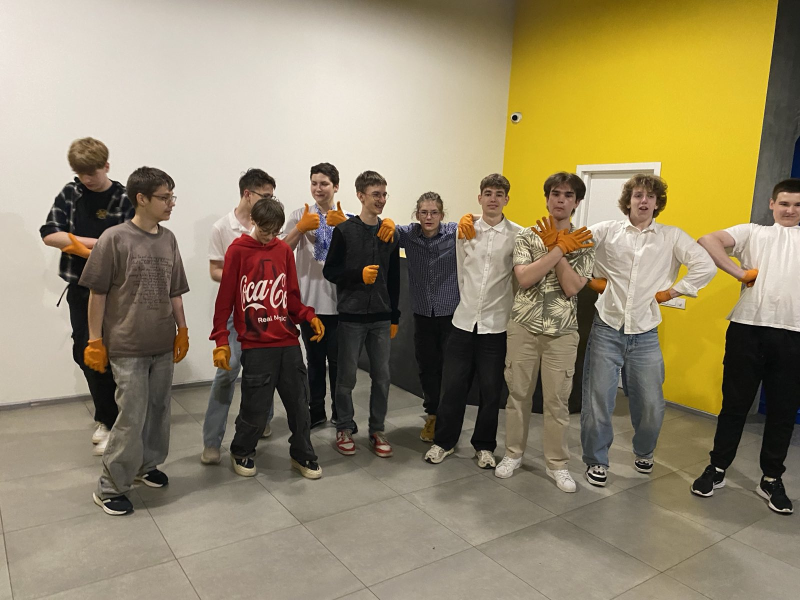
#> input picture images/img3.1.jpg, 1600 x 1200 px (shown at 1/2 size)
$ python HW_lesson_4.py
#> lines starting #> are read from the running program, lines starting #| are printed output that depends on the picture; after the words box and inside, x2 and y2 are one past the last pixel; in counts of white or black regions, pixels touching at a corner belong together
import cv2
import numpy as np


img = cv2.imread('images/img3.1.jpg')
#> img is the input picture: shape (1200, 1600, 3); mean B, G, R 107.3, 136.7, 149.3
scale = 2
img = cv2.resize(img, (int(img.shape[1] // scale), int(img.shape[0] // scale)))
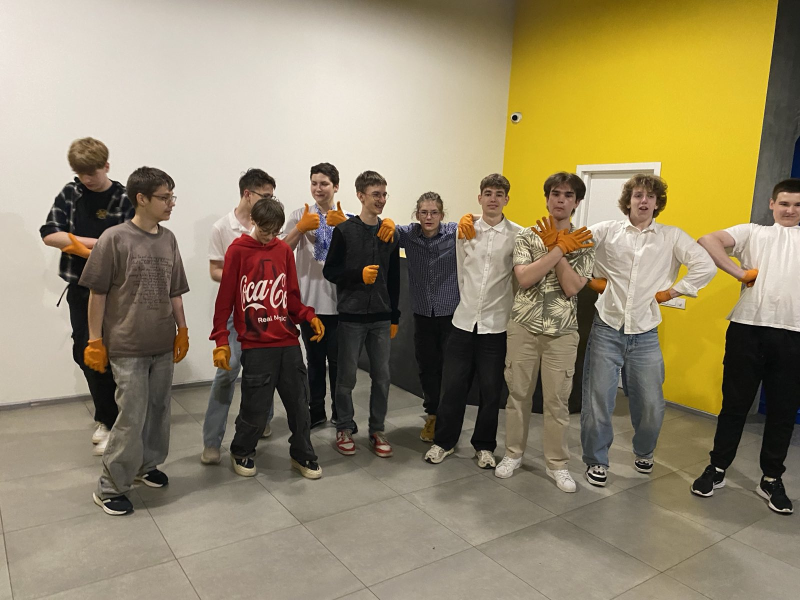
#> img: shape (600, 800, 3); mean B, G, R 107.4, 136.8, 149.4
print(img.shape)
#| (600, 800, 3)

img_copy =  img.copy()
img_copy_color = img.copy()


img_copy = cv2.cvtColor(img_copy, cv2.COLOR_BGR2GRAY)
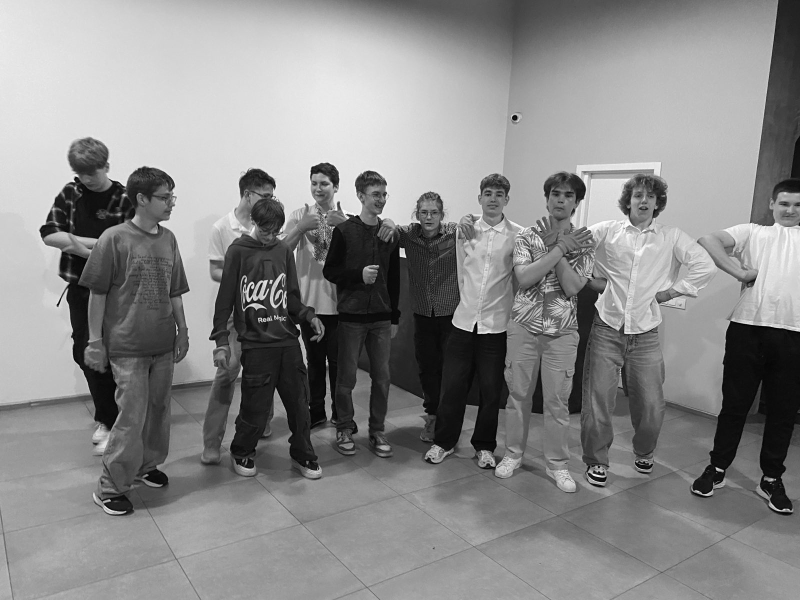
#> img_copy: shape (600, 800); min 1, max 254, mean 137.2
img_copy = cv2.GaussianBlur(img_copy, (5, 5), 2)

#підсилення контрасту
img_copy = cv2.equalizeHist(img_copy)
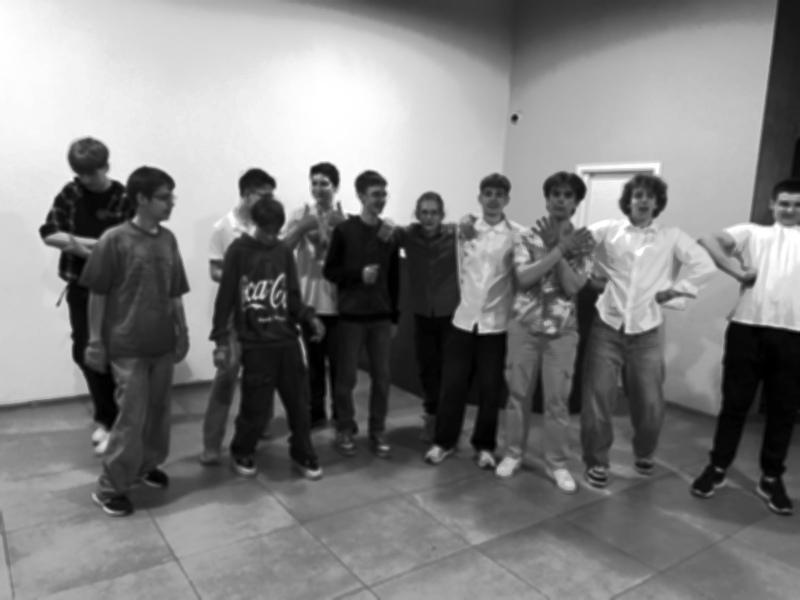
#> img_copy: shape (600, 800); min 0, max 255, mean 128.2
img_copy = cv2.Canny(img_copy, 170, 250)
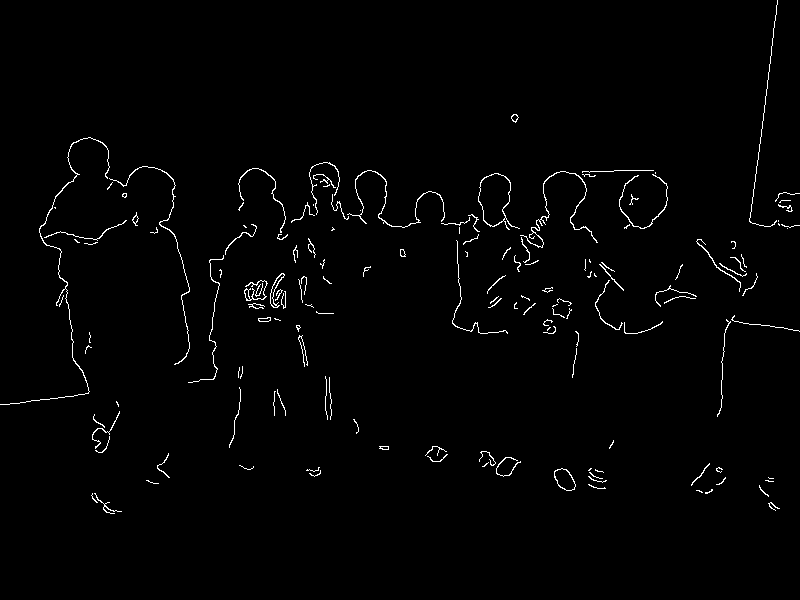
#> img_copy: shape (600, 800); 1.4% white in thin lines or dots, all inside (x1, y1, x2, y2) = (0, 0, 800, 514)

#крайній зовнішній контур
cont, hierarchy = cv2.findContours(img_copy, cv2.RETR_LIST , cv2.CHAIN_APPROX_SIMPLE)
#> cont = 163 contours, 134 with area under 20; largest, box (x1, y1, x2, y2) and area: (478, 173, 520, 230) 1266, (478, 173, 511, 227) 1222, (554, 468, 576, 491) 319, (554, 468, 576, 491) 299, (270, 273, 285, 308) 128

#малювання контурів прямоткунікиів та тексту

for cnt in cont:
    area = cv2.contourArea(cnt)
    if area > 30:
        x, y, w, h = cv2.boundingRect(cnt)
        cv2.drawContours(img_copy_color, [cnt], -1, (0, 255, 0), 2)
        cv2.rectangle(img_copy_color, (x, y), (x + w, y + h), (0, 255, 0), 2)
        text_y = y - 5 if y - 5 > 10 else y + 15
        text = f'x:{x}, y:{y}, s:{int(area)}'
        cv2.putText(img_copy_color, text, (x, text_y), cv2.FONT_HERSHEY_SIMPLEX, 0.5, (0, 0, 255), 2)
#> this loop made 163 passes
#> (area, x, y, w, h, text_y, text) on passes 16, 18, 57, 58, 75, 81, 86, 89, 113, 133, 148, 150: (299, 554, 468, 22, 23, 463, 'x:554, y:468, s:299'), (319, 554, 468, 22, 23, 463, 'x:554, y:468, s:319'), (33.5, 258, 317, 13, 5, 312, 'x:258, y:317, s:33'), (37.5, 258, 317, 13, 5, 312, 'x:258, y:317, s:37'), (34, 244, 289, 7, 12, 284, 'x:244, y:289, s:34'), (62, 244, 280, 24, 21, 275, 'x:244, y:280, s:62'), (103, 270, 273, 15, 35, 268, 'x:270, y:273, s:103'), (127.5, 270, 273, 15, 35, 268, 'x:270, y:273, s:127'), (35, 696, 239, 45, 53, 234, 'x:696, y:239, s:35'), (31.5, 132, 212, 7, 14, 207, 'x:132, y:212, s:31'), (52, 619, 174, 49, 55, 169, 'x:619, y:174, s:52'), (1221.5, 478, 173, 33, 54, 168, 'x:478, y:173, s:1221')
#> area on passes 24, 30, 35: 20.5, 23.5, 24.5
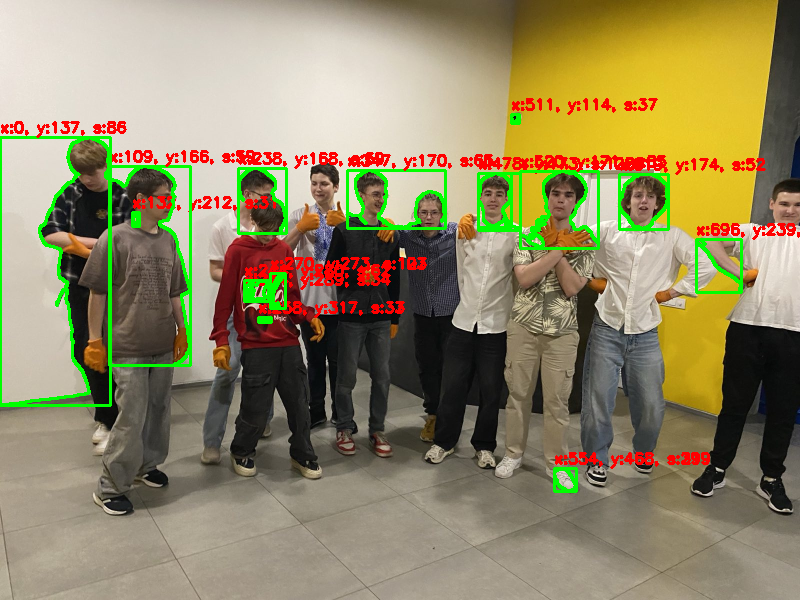
#> img_copy_color: shape (600, 800, 3); 5.71% of pixels changed, all inside (x1, y1, x2, y2) = (0, 98, 800, 493)


cv2.imshow('theblackone', img_copy_color)
# cv2.imshow('theblackone', img)
cv2.imshow('theblackone_copy', img_copy)
cv2.waitKey(0)
cv2.destroyAllWindows()

$ run again, with images/1.jpg copied over images/img3.1.jpg
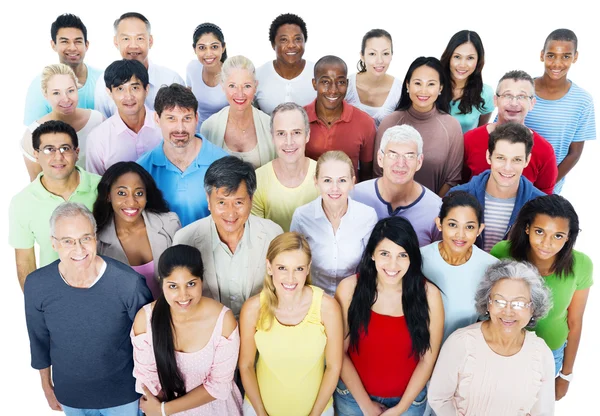
#> input picture images/1.jpg, 600 x 416 px
#> img is the input picture: shape (416, 600, 3); mean B, G, R 163.7, 168.1, 181
#> img: shape (208, 300, 3)
#| (208, 300, 3)
#> `img_copy = cv2.Canny(img_copy, 170, 250)`:
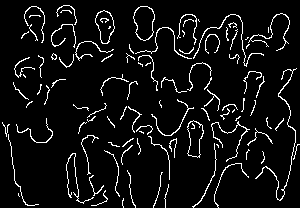
#> img_copy: shape (208, 300); 6.7% white in thin lines or dots
#> cont = 106 contours, 92 with area under 20; largest, box (x1, y1, x2, y2) and area: (133, 6, 155, 41) 546, (133, 6, 155, 41) 523, (95, 10, 115, 44) 419, (187, 120, 204, 158) 403, (95, 10, 115, 44) 402
#> the loop `for cnt in cont:` made 106 passes
#> (area, x, y, w, h, text_y, text) on passes 31, 32, 50, 64, 97, 100, 101, 103: (390.5, 187, 120, 17, 38, 115, 'x:187, y:120, s:390'), (403, 187, 120, 17, 38, 115, 'x:187, y:120, s:403'), (30.5, 151, 99, 43, 37, 94, 'x:151, y:99, s:30'), (55, 255, 68, 42, 133, 63, 'x:255, y:68, s:55'), (30.5, 193, 14, 71, 53, 29, 'x:193, y:14, s:30'), (402, 95, 10, 20, 34, 25, 'x:95, y:10, s:402'), (419, 95, 10, 20, 34, 25, 'x:95, y:10, s:419'), (523, 133, 6, 22, 35, 21, 'x:133, y:6, s:523')
#> after the loop `for cnt in cont:`:
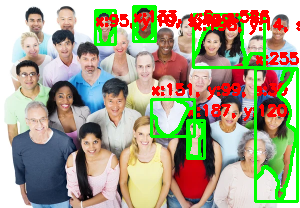
#> img_copy_color: shape (208, 300, 3); mean B, G, R 139.1, 163.8, 169.8

$ run again, with images/20220705_PeopleFirst_03-uai-1818x1023.jpg copied over images/img3.1.jpg
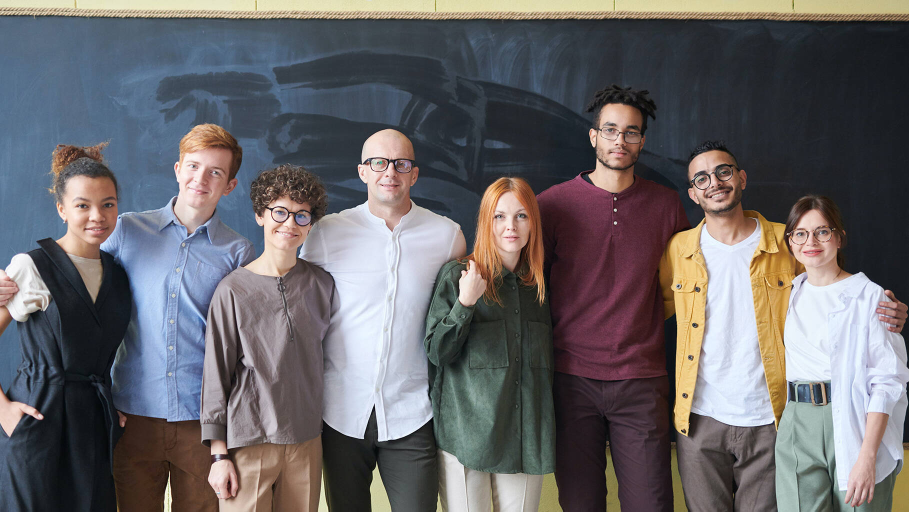
#> input picture images/20220705_PeopleFirst_03-uai-1818x1023.jpg, 1818 x 1023 px (shown at 1/2 size)
#> img is the input picture: shape (1023, 1818, 3); mean B, G, R 104.8, 101.7, 104.2
#> img: shape (511, 909, 3)
#| (511, 909, 3)
#> `img_copy = cv2.Canny(img_copy, 170, 250)`:
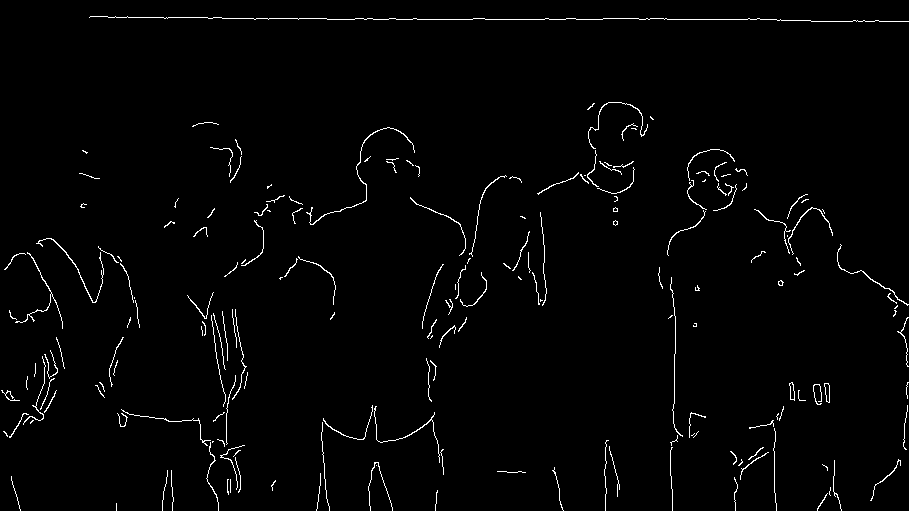
#> img_copy: shape (511, 909); 1.7% white in thin lines or dots
#> cont = 195 contours, 183 with area under 20; largest, box (x1, y1, x2, y2) and area: (824, 383, 830, 403) 69, (824, 383, 830, 403) 67, (789, 382, 795, 401) 60, (789, 382, 795, 400) 57, (306, 127, 415, 225) 56
#> the loop `for cnt in cont:` made 195 passes
#> (area, x, y, w, h, text_y, text) on passes 56, 58, 59, 61, 124, 127, 128, 145: (67, 824, 383, 6, 20, 378, 'x:824, y:383, s:67'), (69, 824, 383, 6, 20, 378, 'x:824, y:383, s:69'), (57, 789, 382, 6, 18, 377, 'x:789, y:382, s:57'), (60.5, 789, 382, 6, 19, 377, 'x:789, y:382, s:60'), (35.5, 15, 252, 48, 77, 247, 'x:15, y:252, s:35'), (37.5, 837, 244, 72, 62, 239, 'x:837, y:244, s:37'), (48.5, 36, 238, 68, 65, 233, 'x:36, y:238, s:48'), (35, 788, 207, 45, 48, 202, 'x:788, y:207, s:35')
#> after the loop `for cnt in cont:`:
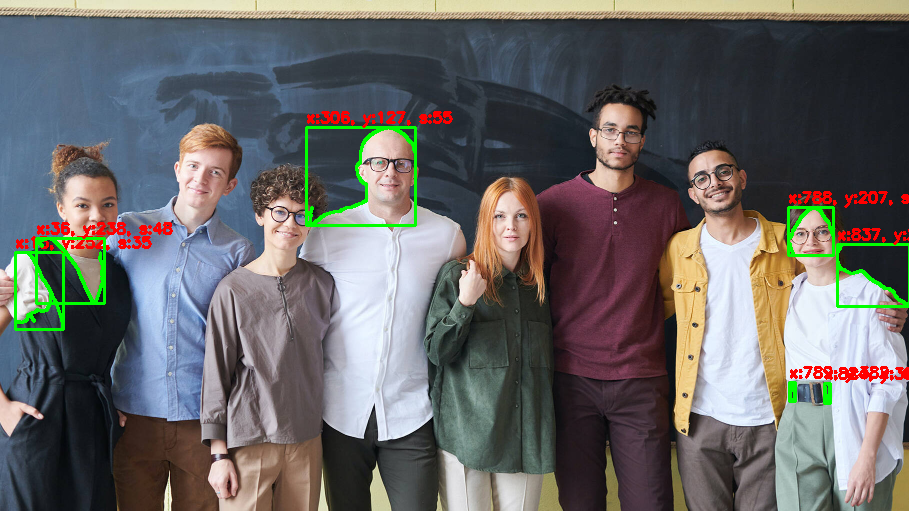
#> img_copy_color: shape (511, 909, 3); mean B, G, R 102, 102.7, 104.1

$ run again, with images/5-Types-of-People-e1640865120273.jpg copied over images/img3.1.jpg
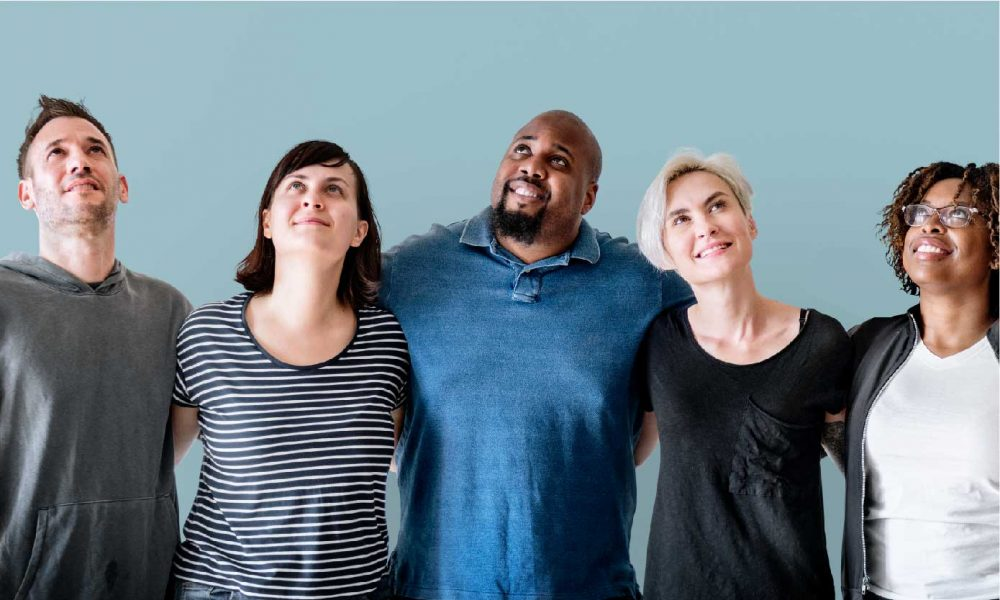
#> input picture images/5-Types-of-People-e1640865120273.jpg, 1000 x 600 px
#> img is the input picture: shape (600, 1000, 3); mean B, G, R 138.8, 128.9, 113.6
#> img: shape (300, 500, 3)
#| (300, 500, 3)
#> `img_copy = cv2.Canny(img_copy, 170, 250)`:
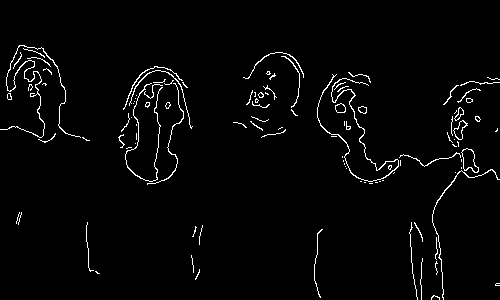
#> img_copy: shape (300, 500); 2.5% white in thin lines or dots, all inside (x1, y1, x2, y2) = (0, 45, 500, 300)
#> cont = 123 contours, 102 with area under 20; largest, box (x1, y1, x2, y2) and area: (461, 148, 479, 173) 244, (461, 148, 479, 173) 230, (453, 120, 468, 140) 122, (317, 74, 399, 182) 109, (453, 120, 467, 140) 108
#> the loop `for cnt in cont:` made 123 passes
#> (area, x, y, w, h, text_y, text) on passes 25, 37, 38, 56, 60, 69, 70, 71: (43.5, 432, 169, 68, 131, 164, 'x:432, y:169, s:43'), (229.5, 461, 148, 18, 25, 143, 'x:461, y:148, s:229'), (244.5, 461, 148, 18, 25, 143, 'x:461, y:148, s:244'), (108.5, 453, 120, 14, 20, 115, 'x:453, y:120, s:108'), (122.5, 453, 120, 15, 20, 115, 'x:453, y:120, s:122'), (45, 454, 107, 10, 14, 102, 'x:454, y:107, s:45'), (53.5, 454, 107, 10, 14, 102, 'x:454, y:107, s:53'), (39, 358, 106, 9, 8, 101, 'x:358, y:106, s:39')
#> after the loop `for cnt in cont:`:
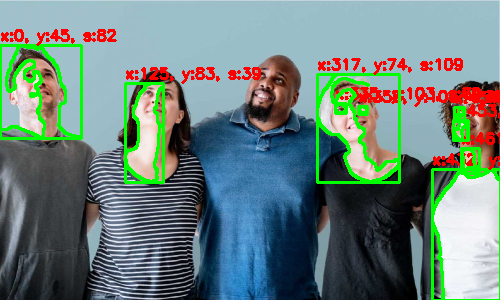
#> img_copy_color: shape (300, 500, 3); mean B, G, R 125.1, 130.2, 107.6
